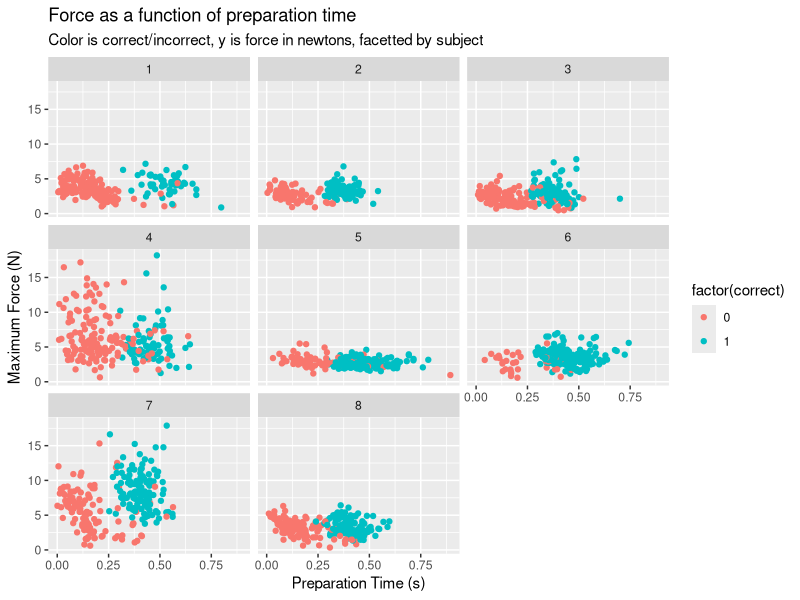
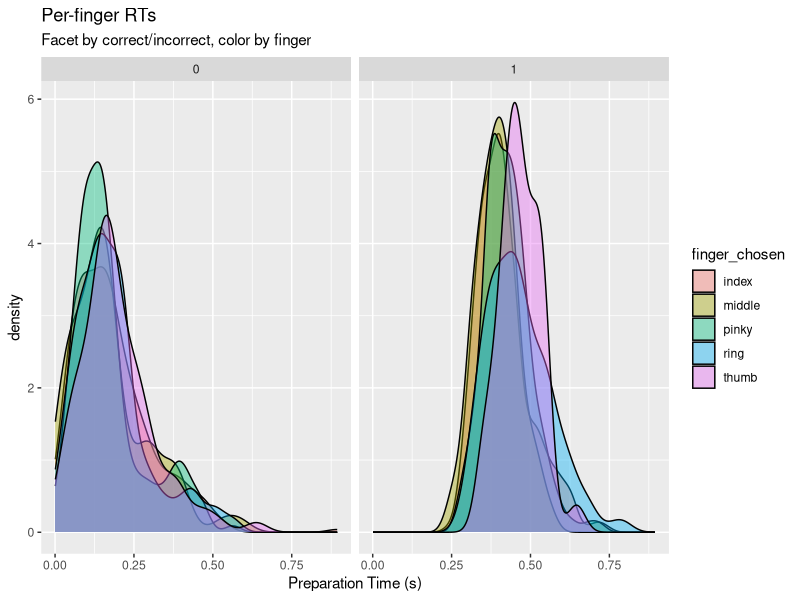
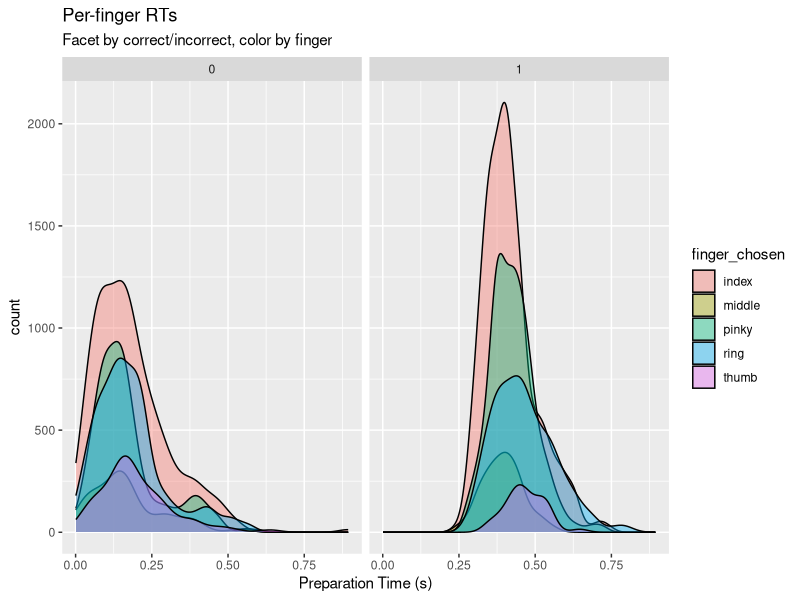
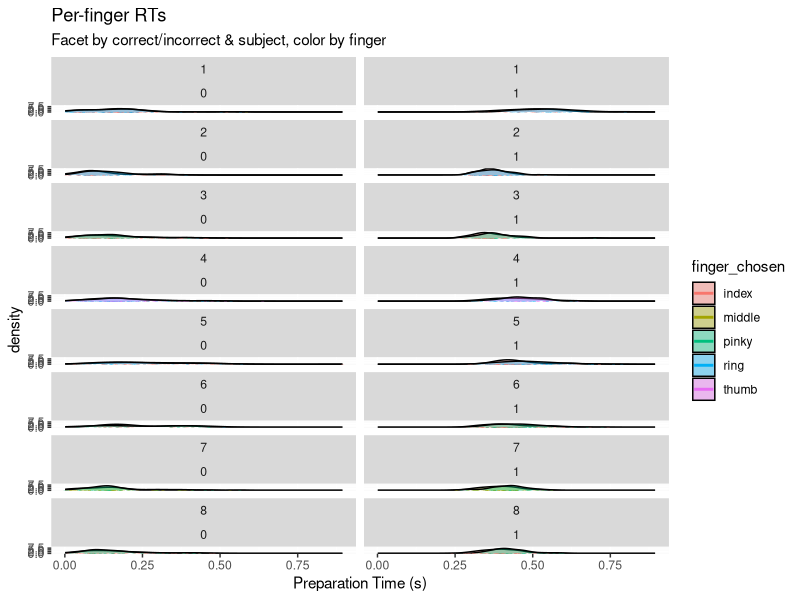
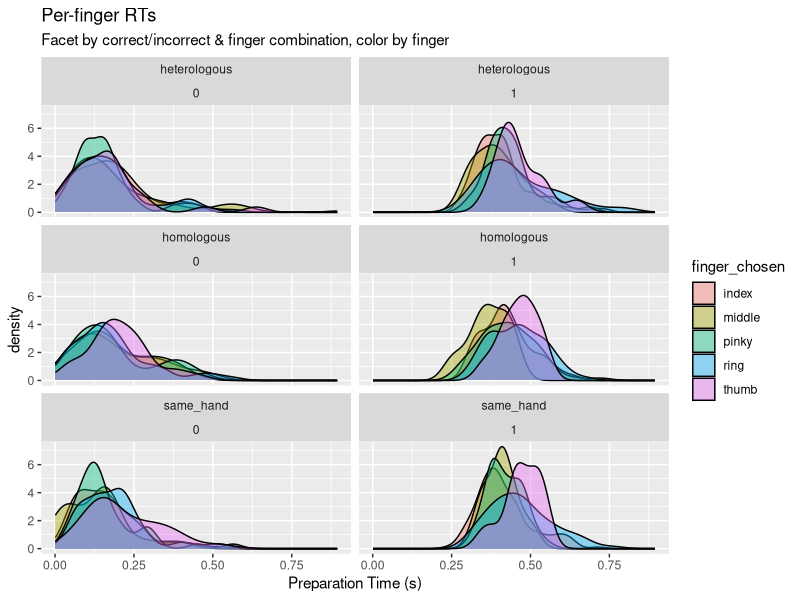
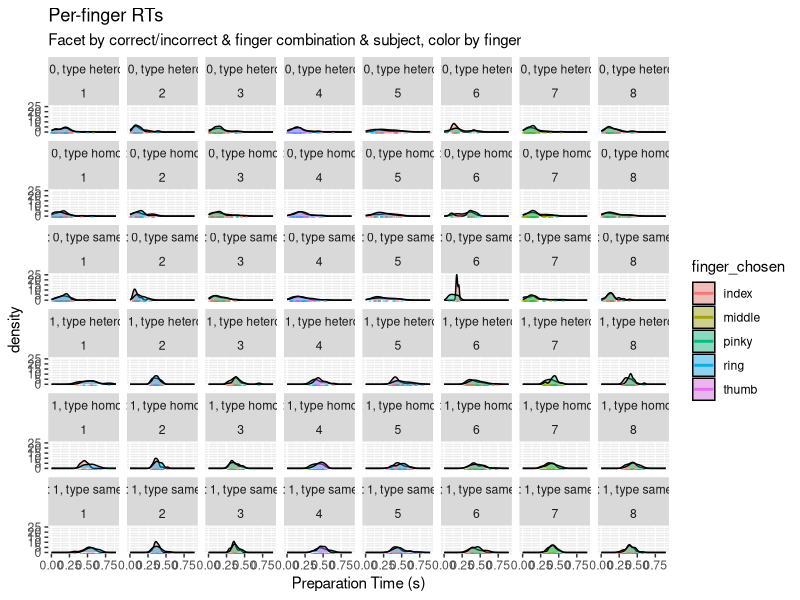
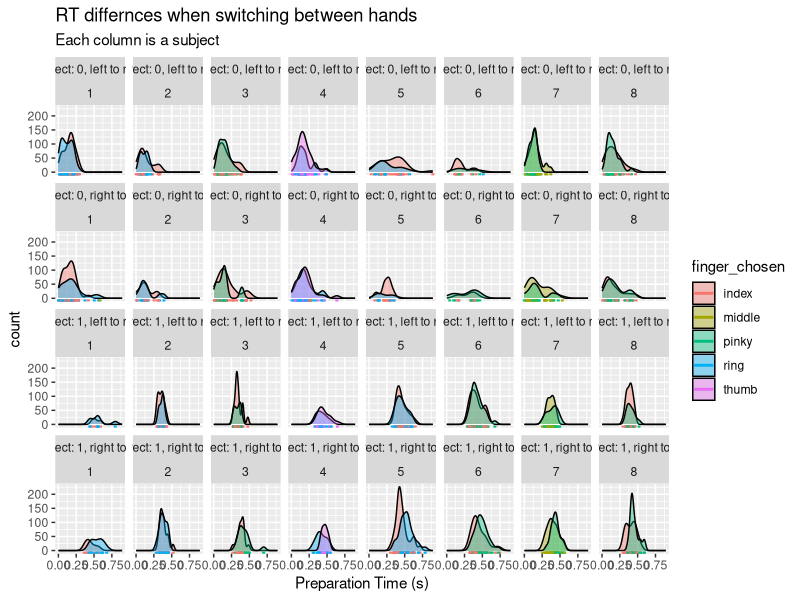
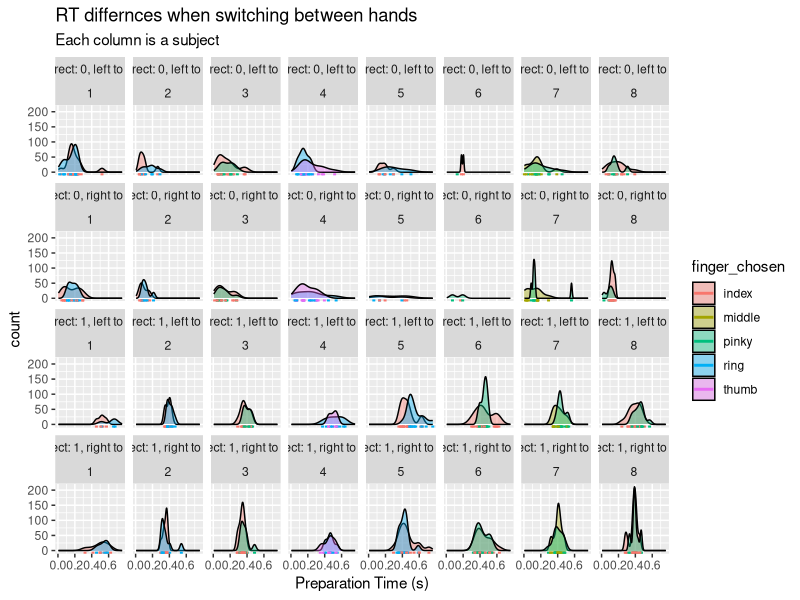

Write the R code that produced these figures, in order.
## ---- chunk 1
knitr::opts_chunk$set(echo = FALSE, warning = FALSE, message = FALSE, dev='svg')
## ---- chunk 2
library(data.table)
library(ggplot2)

dat <-  fread('extended_data.csv') # comes from matlab file write_extended_data.m
dat <- dat[real_prep_time > 0]
dat <- dat[first_image != second_image]
dat <- dat[!is.nan(first_press)]
dat[, 'first_hand' := ifelse(first_image > 5, 'right', 'left')]
dat[, 'second_hand' := ifelse(second_image > 5, 'right', 'left')]

fings <- c('pinky', 'ring', 'middle', 'index', 'thumb')
fingers <- data.frame(first_image = 1:10, finger1 = c(fings, rev(fings)))
dat <- merge(dat, fingers, by = 'first_image', sort = FALSE)
names(fingers) <- c('second_image', 'finger2')
dat <- merge(dat, fingers, by = 'second_image', sort = FALSE)

dat[, 'label' := ifelse(first_hand == second_hand, 'same_hand',
                        ifelse(finger1 == finger2, 'homologous', 'heterologous'))]
names(dat)[17:18] <- c('first_finger', 'second_finger')

dat[, 'hand_chosen' := ifelse(first_press > 5, 'right', 'left')]
names(fingers) <- c('first_press', 'finger_chosen')
dat <- merge(dat, fingers, by = 'first_press', sort = FALSE)

## ---- chunk 3

ggplot(dat, aes(x = real_prep_time, y = max_force, colour = factor(correct))) + 
  geom_point() + 
  facet_wrap(~id) +
  labs(x = 'Preparation Time (s)',
       y = 'Maximum Force (N)',
       title = 'Force as a function of preparation time',
       subtitle = 'Color is correct/incorrect, y is force in newtons, facetted by subject')
## ---- chunk 4
tmp <- dat[, list(mean(max_force), sd(max_force)), by = c('correct', 'id')]
names(tmp)[3:4] <- c('mean', 'sd')
print(tmp)
## ---- chunk 5
ggplot(dat, aes(x = real_prep_time, fill = finger_chosen)) + 
  geom_density(alpha = 0.4) + 
  facet_wrap(~correct) +
  labs(x = 'Preparation Time (s)', 
       title = 'Per-finger RTs',
       subtitle = 'Facet by correct/incorrect, color by finger')
## ---- chunk 6
# RT choice density, group by finger & facet by correct
ggplot(dat, aes(x = real_prep_time, fill = finger_chosen)) + 
  geom_density(alpha = 0.4, aes(y = ..count..)) + 
  facet_wrap(~correct) +
  labs(x = 'Preparation Time (s)', 
       title = 'Per-finger RTs',
       subtitle = 'Facet by correct/incorrect, color by finger')
## ---- chunk 7
ggplot(dat, aes(x = real_prep_time, fill = finger_chosen)) + 
  geom_density(alpha = 0.4) + 
  facet_wrap(id~correct, ncol = 2) +
  geom_rug(aes(colour = finger_chosen), size = 1) +
  labs(x = 'Preparation Time (s)', 
     title = 'Per-finger RTs',
     subtitle = 'Facet by correct/incorrect & subject, color by finger')
## ---- chunk 8
ggplot(dat, aes(x = real_prep_time, fill = finger_chosen)) + 
  geom_density(alpha = 0.4) + 
  facet_wrap(label ~ correct, ncol = 2) +
  labs(x = 'Preparation Time (s)', 
       title = 'Per-finger RTs',
       subtitle = 'Facet by correct/incorrect & finger combination, color by finger')
## ---- chunk 9
ggplot(dat, aes(x = real_prep_time, fill = finger_chosen)) + 
  geom_density(alpha = 0.4) + 
    facet_wrap(paste0('correct: ', correct, ', type ', label) ~ id, nrow = 6) +
  geom_rug(aes(colour = finger_chosen), size = 1) +
  labs(x = 'Preparation Time (s)', 
       title = 'Per-finger RTs',
       subtitle = 'Facet by correct/incorrect & finger combination & subject, color by finger')
## ---- chunk 10
ggplot(dat[first_hand != second_hand], aes(x = real_prep_time, fill = finger_chosen)) + 
  geom_density(alpha = 0.4, aes(y = ..count..)) + 
    geom_rug(aes(colour = finger_chosen), size = 1) +
  facet_wrap(paste0('correct: ', correct, ', ', first_hand, ' to ', second_hand) ~ id, nrow = 4) +
  labs(x = 'Preparation Time (s)', 
       title = 'RT differnces when switching between hands',
       subtitle = 'Each column is a subject')
## ---- chunk 11
ggplot(dat[first_hand == second_hand], aes(x = real_prep_time, fill = finger_chosen)) + 
  geom_density(alpha = 0.4, aes(y = ..count..)) + 
    geom_rug(aes(colour = finger_chosen), size = 1) +
  facet_wrap(paste0('correct: ', correct, ', ', first_hand, ' to ', second_hand) ~ id, nrow = 4) +
  labs(x = 'Preparation Time (s)', 
       title = 'RT differnces when switching between hands',
       subtitle = 'Each column is a subject')
